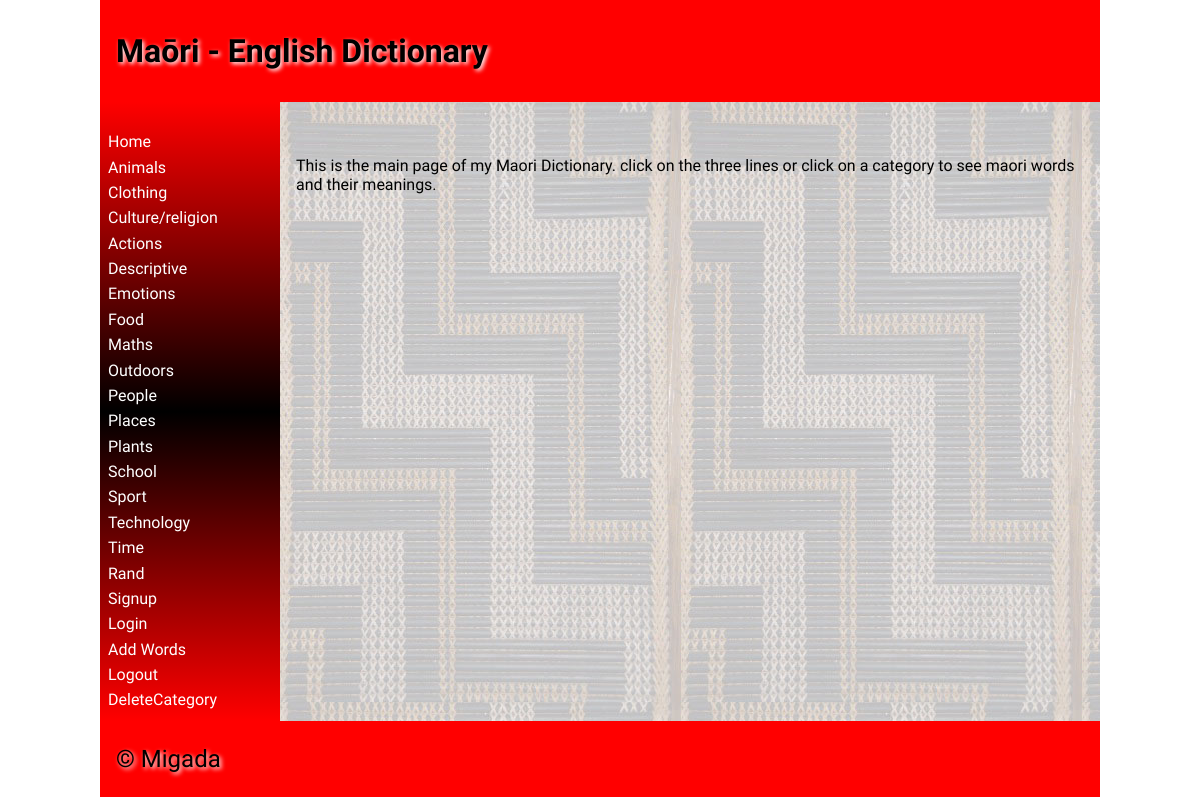
Before: / with the older database file.
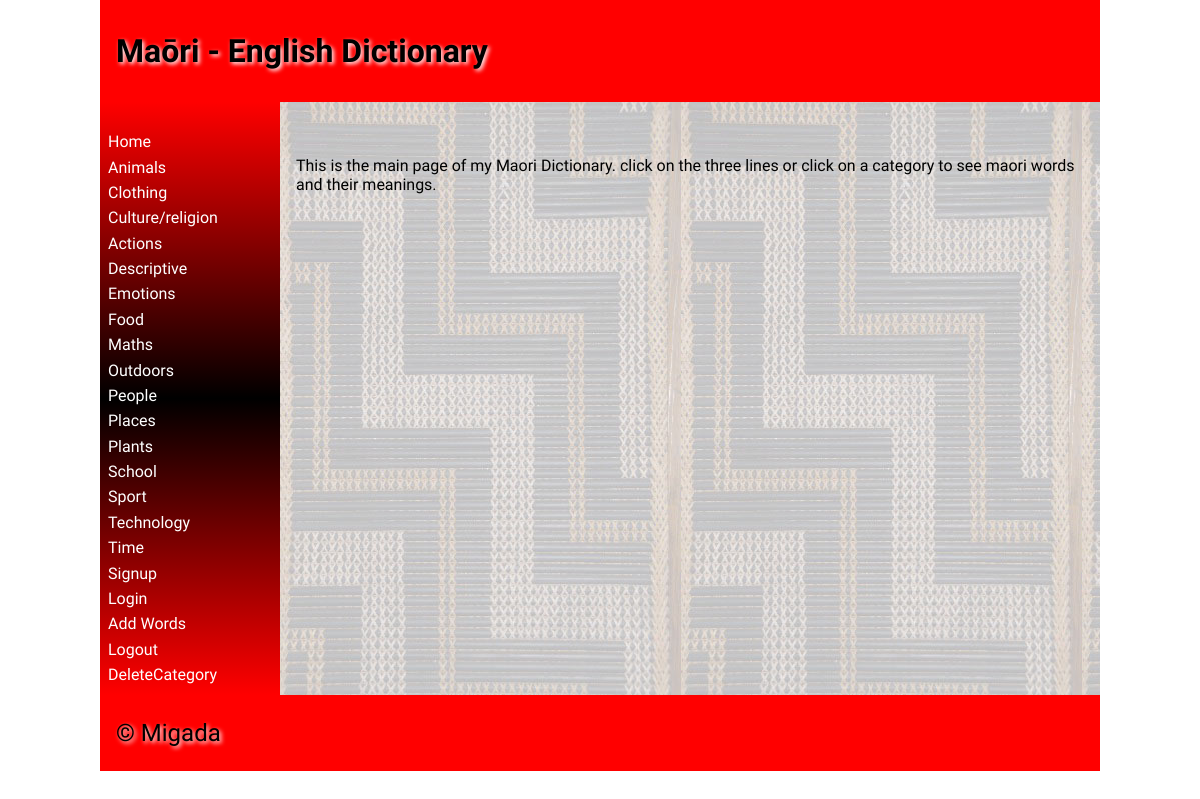
After: the same page with the newer database file.
### tables this page shows
CREATE TABLE "category"
(
	categoryid INTEGER
		constraint category_pk
			primary key autoincrement,
	category varchar(30)
);

### app.py (the view)
@app.route('/')
def render_home():
    if is_logged_in():
        print("logged in")
    print(session)
    return return_page('home.html', logged_in=is_logged_in())

### app.py (called while the page is built)
def create_connection(db_file):
    try:
        connection = sqlite3.connect(db_file)
        return connection
    except Error as e:
        print(e)

def return_page(page, **extras):
    con = create_connection("maori_dictionary.db")
    query = "SELECT categoryid, category  FROM category"
    cur = con.cursor()
    cur.execute(query)
    categorylist = dict(cur.fetchall())
    con.close
    return render_template(page, categories=categorylist, **extras)

def is_logged_in():
    if session.get("email") is None:
        print("not logged in")
        return False
    else:
        print("logged in")
        return True

### templates/home.html (shortened to what this page needs)
{% extends 'base.html' %}
{% block heading %}Maōri - English Dictionary{% endblock %}
{% block main %}
<br>
<br>
This is the main page of my Maori Dictionary. click on the three lines or click on a category to see maori words and their meanings.
{% endblock %}

### templates/base.html (shortened to what this page needs)
<!doctype html>
<html lang="en">
<head>
	<link href="{{ url_for('static', filename='css/style.css') }}" rel="stylesheet">
</head>
<body>
	<div id="container">
		<header>
			<h1>{% block heading %}{% endblock %}</h1>
		</header>
		<nav>
			<ul>
                <li><a href="\">Home</a></li>
                {% for id, category in categories.items() %}
                    <li><a href="\categorypage?category={{ id }}">{{ category|title }}</a></li>
                {% endfor %}
                <li><a href="\signup">Signup</a></li>
                <li><a href="\login">Login</a></li>
                <li><a href="\addword">Add Words</a></li>
                <li><a href="\logout">Logout</a></li>
                <li><a href="\delete_category">DeleteCategory</a></li>
			</ul>
		</nav>
		<main>
            {% block main%}{% endblock %}
        </main>
		<footer>
			<p>
				&copy; Migada
			</p>
		</footer>
	</div>
</body>
</html>

### static/css/style.css (style rules this page uses)
* { font-family: Comfortaa, sans-serif; margin: 0; padding: 0; box-sizing: border-box; }
#container { display: grid; grid-template-columns: 75px auto; grid-template-areas: 'nav header' 'main main' 'footer footer'; }
header { grid-area: header; background-color: #f00; padding: 1rem; }
nav { grid-area: nav; }
main { grid-area: main; padding: 1rem; background-color: #edd; }
h1, h2, h3, h4 { padding: 1rem 0; font-family: 'Suez One', serif; color: #000; text-shadow: 2px 2px 4px #fff; }
p { padding: 0.5rem 0; }
a { color: #222; }
footer { grid-area: footer; padding: 1rem; background-color: #f00; }
footer p { color: #000; text-shadow: 2px 2px 4px #fff; font-size: 1.5rem; }
@media only screen and (min-width: 768px) { #container { grid-template-columns: 180px auto; grid-template-areas: 'header header' 'nav main' 'footer footer'; } }
@media only screen and (min-width: 768px) { nav { background: linear-gradient(180deg, rgba(255,0,0,1) 0%, rgba(0, 0, 0, 1) 50%, rgba(255,0,0,1) 100%); padding: 0.5rem; } }
@media only screen and (min-width: 768px) { nav ul { list-style: none; } }
@media only screen and (min-width: 768px) { nav li { padding: 0.2rem 0; } }
@media only screen and (min-width: 768px) { nav a { color: #fff; text-decoration: none; } }
@media only screen and (min-width: 768px) { main { background-image: url('/poutama.jpg'); } }
@media only screen and (min-width: 1000px) { #container { width: 1000px; margin: auto; } }

Changed rows visible on the page:
removed category: category "Rand"
